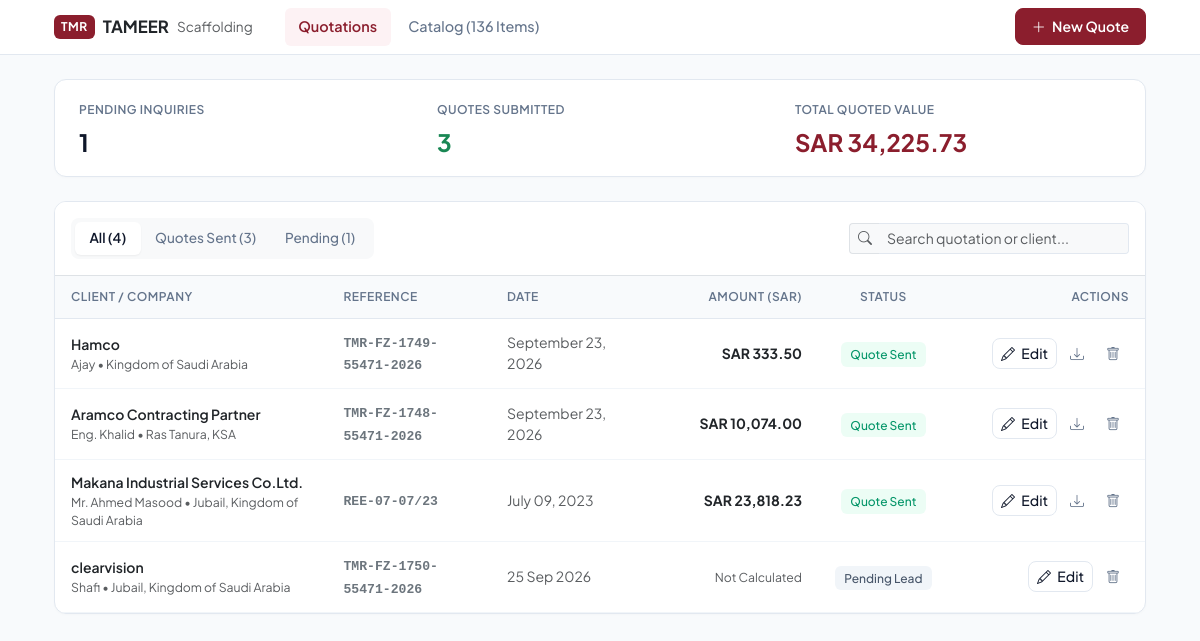
The page / on the database its author committed.
### tables this page shows
CREATE TABLE Projects (
        project_id INTEGER PRIMARY KEY AUTOINCREMENT,
        company_name TEXT NOT NULL,
        site_name TEXT,
        location TEXT,
        attn TEXT,
        tel TEXT,
        email TEXT,
        project_status TEXT DEFAULT 'Lead',
        quotation_ref TEXT,
        quotation_date TEXT,
        subject TEXT DEFAULT 'Scaffolding Materials on sale basis(Used and Refurbed materials)',
        intro_note TEXT DEFAULT 'We thank you for whatsapp inquiry and pleased quote for used equipment as follows:',
        terms_conditions TEXT,
        bank_details TEXT,
        signatory_name TEXT,
        signatory_title TEXT,
        subtotal REAL DEFAULT 0.0,
        vat_amount REAL DEFAULT 0.0,
        grand_total REAL DEFAULT 0.0,
        items_json TEXT DEFAULT '[]',
        created_at TIMESTAMP DEFAULT CURRENT_TIMESTAMP
    );

### app.py (the view)
@app.route('/')
def home():
    conn = get_db()
    cursor = conn.cursor()
    cursor.execute('SELECT * FROM Projects ORDER BY project_id DESC')
    all_projects = [get_project_dict(r) for r in cursor.fetchall()]
    leads = [p for p in all_projects if p['project_status'] == 'Lead']
    quotes_sent = [p for p in all_projects if p['project_status'] == 'Quote Sent']
    total_pipeline_val = sum([p['grand_total'] for p in quotes_sent if p['grand_total']])
    cursor.execute('SELECT COUNT(*) FROM PriceList')
    catalog_count = cursor.fetchone()[0]
    conn.close()
    return render_template(
        'index.html',
        leads=leads,
        quotes_sent=quotes_sent,
        active_leads_count=len(leads),
        quotes_sent_count=len(quotes_sent),
        total_pipeline_val=total_pipeline_val,
        catalog_count=catalog_count
    )

### app.py (called while the page is built)
def get_project_dict(row):
    p = dict(row)
    try:
        items = json.loads(p.get('items_json') or '[]')
    except:
        items = []
    p['items'] = items
    return p

### database.py (called while the page is built)
def get_db():
    conn = sqlite3.connect(DB_PATH)
    conn.row_factory = sqlite3.Row
    return conn

### templates/index.html (shortened to what this page needs)
{% extends "base.html" %}
{% set active_page = "dashboard" %}
{% block content %}
<div class="container-xl px-4">
    <div class="mini-card p-3 mb-4">
        <div class="row g-3 text-center text-sm-start divide-x">
            <div class="col-sm-4 border-end-sm">
                <div class="px-2">
                    <span class="metric-label">Pending Inquiries</span>
                    <div class="metric-value">{{ active_leads_count }}</div>
                </div>
            </div>
            <div class="col-sm-4 border-end-sm">
                <div class="px-2">
                    <span class="metric-label">Quotes Submitted</span>
                    <div class="metric-value text-success">{{ quotes_sent_count }}</div>
                </div>
            </div>
            <div class="col-sm-4">
                <div class="px-2">
                    <span class="metric-label">Total Quoted Value</span>
                    <div class="metric-value text-dark" style="color: var(--tmr-primary) !important;">
                        SAR {{ "{:,.2f}".format(total_pipeline_val) }}
                    </div>
                </div>
            </div>
        </div>
    </div>
    <div class="mini-card overflow-hidden">
        <div class="p-3 border-bottom d-flex flex-wrap justify-content-between align-items-center gap-3 bg-white">
            <ul class="nav nav-pills nav-pills-tmr bg-light p-1 rounded-3" id="quoteTabs">
                <li class="nav-item">
                    <button class="nav-link active" onclick="filterByTab('all', this)">
                        All ({{ (leads|length) + (quotes_sent|length) }})
                    </button>
                </li>
                <li class="nav-item">
                    <button class="nav-link" onclick="filterByTab('sent', this)">
                        Quotes Sent ({{ quotes_sent|length }})
                    </button>
                </li>
                <li class="nav-item">
                    <button class="nav-link" onclick="filterByTab('lead', this)">
                        Pending ({{ leads|length }})
                    </button>
                </li>
            </ul>
            <div class="input-group input-group-sm" style="max-width: 280px;">
                <span class="input-group-text bg-light border-end-0 text-muted"><i class="bi bi-search"></i></span>
                <input type="text" id="quoteSearchInput" class="form-control border-start-0 bg-light"
                       placeholder="Search quotation or client..." oninput="filterQuotesTable()">
            </div>
        </div>
        <div class="table-responsive">
            <table class="clean-table" id="quotesTable">
                <thead>
                    <tr>
                        <th style="width: 25%;">Client / Company</th>
                        <th style="width: 15%;">Reference</th>
                        <th style="width: 15%;">Date</th>
                        <th style="width: 15%;" class="text-end">Amount (SAR)</th>
                        <th style="width: 12%;" class="text-center">Status</th>
                        <th style="width: 18%;" class="text-end">Actions</th>
                    </tr>
                </thead>
                <tbody>
                    {% set all_projects = quotes_sent + leads %}
                    {% if all_projects %}
                        {% for project in all_projects %}
                        <tr class="quote-row" data-status="{{ 'sent' if project.project_status == 'Quote Sent' else 'lead' }}"
                            data-search="{{ project.company_name|lower }} {{ project.quotation_ref|lower }} {{ project.attn|lower }}">
                            <td>
                                <div class="fw-semibold text-dark">{{ project.company_name }}</div>
                                <div class="text-muted small">
                                    {{ project.attn or 'N/A' }} {% if project.location %}• {{ project.location }}{% endif %}
                                </div>
                            </td>
                            <td>
                                <span class="fw-semibold text-secondary font-monospace" style="font-size: 0.82rem;">
                                    {{ project.quotation_ref or '-' }}
                                </span>
                            </td>
                            <td class="text-muted small">
                                {{ project.quotation_date or 'Recent' }}
                            </td>
                            <td class="text-end">
                                {% if project.grand_total and project.grand_total > 0 %}
                                    <span class="fw-bold text-dark">SAR {{ "{:,.2f}".format(project.grand_total) }}</span>
                                {% else %}
                                    <span class="text-muted small">Not Calculated</span>
                                {% endif %}
                            </td>
                            <td class="text-center">
                                {% if project.project_status == 'Quote Sent' %}
                                    <span class="badge-sent">Quote Sent</span>
                                {% else %}
                                    <span class="badge-lead">Pending Lead</span>
                                {% endif %}
                            </td>
                            <td class="text-end">
                                <div class="d-inline-flex align-items-center gap-1">
                                    <a href="{{ url_for('quote_builder', project_id=project.project_id) }}"
                                       class="btn btn-secondary-tmr btn-sm py-1 px-2" title="Edit / Open Quote">
                                        <i class="bi bi-pencil"></i>
                                        <span>Edit</span>
                                    </a>
                                    {% if project.project_status == 'Quote Sent' or project.grand_total > 0 %}
                                    <div class="dropdown">
                                        <button class="icon-action-btn" type="button" data-bs-toggle="dropdown" title="Export Quotation">
                                            <i class="bi bi-download"></i>
                                        </button>
                                    </div>
                                    {% endif %}
                                    <form action="{{ url_for('delete_project', project_id=project.project_id) }}" method="POST"
                                          class="d-inline" onsubmit="return confirm('Delete this quotation record?');">
                                        <button type="submit" class="icon-action-btn danger" title="Delete">
                                            <i class="bi bi-trash"></i>
                                        </button>
                                    </form>
                                </div>
                            </td>
                        </tr>
                        {% endfor %}
                    {% endif %}
                </tbody>
            </table>
        </div>
    </div>
</div>
{% endblock %}

### templates/base.html (shortened to what this page needs)
<!DOCTYPE html>
<html lang="en">
<head>
    <link href="https://cdn.jsdelivr.net/npm/bootstrap@5.3.0/dist/css/bootstrap.min.css" rel="stylesheet">
    <link rel="stylesheet" href="https://cdn.jsdelivr.net/npm/bootstrap-icons@1.11.1/font/bootstrap-icons.css">
    <link rel="stylesheet" href="{{ url_for('static', filename='css/style.css') }}">
</head>
<body>
    <header class="app-header sticky-top">
        <div class="container-xl px-4 py-2 d-flex justify-content-between align-items-center">
            <div class="d-flex align-items-center gap-3">
                <a href="{{ url_for('home') }}" class="d-flex align-items-center gap-2 text-decoration-none">
                    <span class="brand-badge">TMR</span>
                    <span class="fw-bold text-dark tracking-tight" style="font-size: 1.05rem;">TAMEER</span>
                    <span class="text-muted fw-normal d-none d-sm-inline" style="font-size: 0.85rem;">Scaffolding</span>
                </a>
                <nav class="d-none d-md-flex align-items-center gap-1 ms-3">
                    <a href="{{ url_for('home') }}" class="nav-link-custom {% if active_page == 'dashboard' %}active{% endif %}">
                        Quotations
                    </a>
                    <a href="{{ url_for('settings') }}" class="nav-link-custom {% if active_page == 'settings' %}active{% endif %}">
                        Catalog (136 Items)
                    </a>
                </nav>
            </div>
            <div class="d-flex align-items-center gap-2">
                <button class="btn btn-primary-tmr" data-bs-toggle="modal" data-bs-target="#addLeadModal">
                    <i class="bi bi-plus-lg"></i>
                    <span>New Quote</span>
                </button>
            </div>
        </div>
    </header>
    <main class="py-4">
        {% block content %}{% endblock %}
    </main>
</body>
</html>

### static/css/style.css (style rules this page uses)
:root { --tmr-primary: #8B1E2D; --tmr-primary-hover: #701522; --tmr-primary-subtle: #FDF2F4; --tmr-text-main: #0F172A; --tmr-text-muted: #64748B; --tmr-border: #E2E8F0; --tmr-bg: #F8FAFC; --tmr-card-bg: #FFFFFF; }
* { box-sizing: border-box; }
body { font-family: 'Plus Jakarta Sans', -apple-system, BlinkMacSystemFont, "Segoe UI", Roboto, sans-serif; color: var(--tmr-text-main); background-color: var(--tmr-bg); -webkit-font-smoothing: antialiased; }
.app-header { background: #FFFFFF; border-bottom: 1px solid var(--tmr-border); }
.brand-badge { background: var(--tmr-primary); color: #FFFFFF; font-weight: 700; font-size: 0.75rem; padding: 3px 7px; border-radius: 6px; letter-spacing: 0.5px; }
.nav-link-custom { color: var(--tmr-text-muted); font-weight: 500; font-size: 0.9rem; padding: 0.5rem 0.85rem; border-radius: 6px; text-decoration: none; transition: all 0.15s ease; }
.nav-link-custom.active { color: var(--tmr-primary); background: var(--tmr-primary-subtle); font-weight: 600; }
.btn-primary-tmr { background-color: var(--tmr-primary); border: 1px solid var(--tmr-primary); color: #FFFFFF; font-weight: 600; font-size: 0.875rem; padding: 0.45rem 1rem; border-radius: 8px; transition: all 0.15s ease; display: inline-flex; align-items: center; gap: 0.4rem; }
.btn-secondary-tmr { background: #FFFFFF; border: 1px solid var(--tmr-border); color: var(--tmr-text-main); font-weight: 500; font-size: 0.875rem; padding: 0.45rem 0.9rem; border-radius: 8px; transition: all 0.15s ease; display: inline-flex; align-items: center; gap: 0.4rem; }
.mini-card { background: #FFFFFF; border: 1px solid var(--tmr-border); border-radius: 12px; box-shadow: 0 1px 3px rgba(0, 0, 0, 0.02); }
.metric-label { font-size: 0.75rem; font-weight: 600; text-transform: uppercase; letter-spacing: 0.5px; color: var(--tmr-text-muted); }
.metric-value { font-size: 1.5rem; font-weight: 700; color: var(--tmr-text-main); margin-top: 0.25rem; }
.form-control, .form-select { border-color: var(--tmr-border); border-radius: 8px; font-size: 0.875rem; padding: 0.5rem 0.75rem; color: var(--tmr-text-main); }
.clean-table { width: 100%; margin-bottom: 0; }
.clean-table thead th { background: #F8FAFC; border-bottom: 1px solid var(--tmr-border); border-top: none; font-size: 0.75rem; font-weight: 600; text-transform: uppercase; letter-spacing: 0.5px; color: var(--tmr-text-muted); padding: 0.75rem 1rem; white-space: nowrap; }
.clean-table tbody td { padding: 0.75rem 1rem; border-bottom: 1px solid #F1F5F9; vertical-align: middle; font-size: 0.875rem; }
.badge-lead { background: #F1F5F9; color: #475569; font-weight: 500; font-size: 0.75rem; padding: 0.3rem 0.6rem; border-radius: 6px; }
.badge-sent { background: #ECFDF5; color: #059669; font-weight: 500; font-size: 0.75rem; padding: 0.3rem 0.6rem; border-radius: 6px; }
.icon-action-btn { width: 32px; height: 32px; display: inline-flex; align-items: center; justify-content: center; border-radius: 6px; color: var(--tmr-text-muted); border: 1px solid transparent; transition: all 0.15s ease; text-decoration: none; background: transparent; }
.nav-pills-tmr .nav-link { color: var(--tmr-text-muted); font-weight: 500; font-size: 0.85rem; padding: 0.4rem 0.9rem; border-radius: 6px; }
.nav-pills-tmr .nav-link.active { background-color: #FFFFFF; color: var(--tmr-text-main); font-weight: 600; box-shadow: 0 1px 2px rgba(0,0,0,0.05); }

### rows shown on the page
Projects: company_name "Hamco", attn "Ajay", location "Kingdom of Saudi Arabia", quotation_ref "TMR-FZ-1749-55471-2026", quotation_date "September 23, 2026", grand_total "333.50", project_status "Quote Sent"
Projects: company_name "Aramco Contracting Partner", attn "Eng. Khalid", location "Ras Tanura, KSA", quotation_ref "TMR-FZ-1748-55471-2026", quotation_date "September 23, 2026", grand_total "10,074.00", project_status "Quote Sent"
Projects: company_name "Makana Industrial Services Co.Ltd.", attn "Mr. Ahmed Masood", location "Jubail, Kingdom of Saudi Arabia", quotation_ref "REE-07-07/23", quotation_date "July 09, 2023", grand_total "23,818.23", project_status "Quote Sent"
Projects: company_name "clearvision", attn "Shafi", location "Jubail, Kingdom of Saudi Arabia", quotation_ref "TMR-FZ-1750-55471-2026", quotation_date "25 Sep 2026", grand_total "Not Calculated", project_status "Pending Lead"

### other values the page prints
{{ active_leads_count }} "1"
{{ quotes_sent_count }} "3"
{{ "{:,.2f}".format(total_pipeline_val) }} "34,225.73"
{{ (leads|length) + (quotes_sent|length) }} "4"
{{ quotes_sent|length }} "3"
{{ leads|length }} "1"
